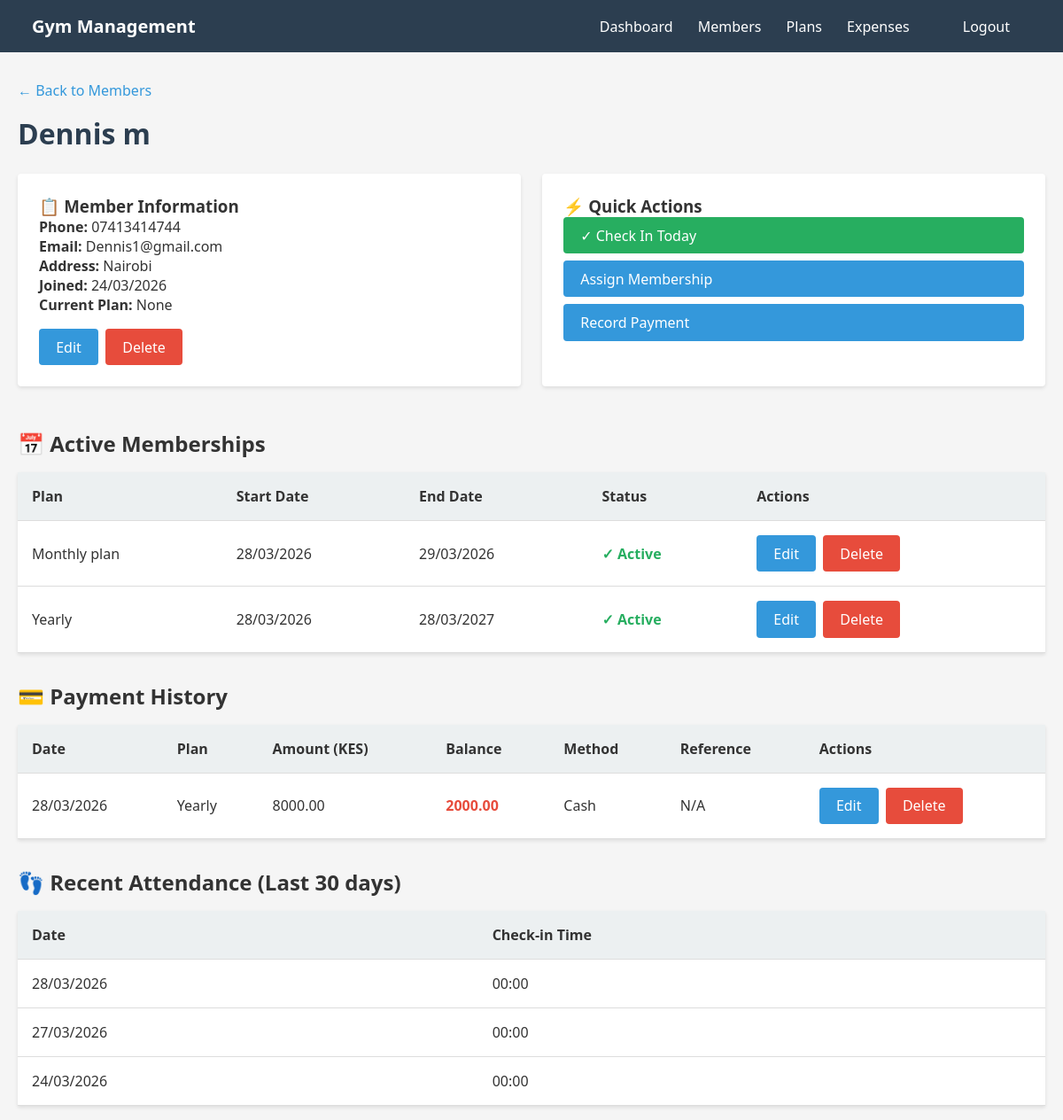
Page /members/7/ (signed in) on the committed database.
### base/gym/models.py (models this page shows, shortened)
class Member(models.Model):
    full_name = models.CharField(max_length=120)
    phone = models.CharField(max_length=20, unique=True)
    email = models.EmailField(blank=True, null=True)
    address = models.CharField(max_length=200, blank=True)
    joined_on = models.DateField(auto_now_add=True)
    membership_Plan = models.ForeignKey("MembershipPlan", on_delete=models.SET_NULL, null=True, blank=True)

class Membership(models.Model):
    member = models.ForeignKey(Member, on_delete=models.CASCADE, related_name="memberships")
    plan = models.ForeignKey(MembershipPlan, on_delete=models.PROTECT)
    start_date = models.DateField(default=timezone.now)
    end_date = models.DateField(blank=True, null=True)
    is_active = models.BooleanField(default=True)

class MembershipPlan(models.Model):
    name = models.CharField(max_length=60)
    price = models.DecimalField(max_digits=10, decimal_places=2)
    duration_days = models.PositiveIntegerField()

class Payment(models.Model):
    member = models.ForeignKey(Member, on_delete=models.CASCADE, related_name="payments")
    Membership = models.ForeignKey(Membership, on_delete=models.SET_NULL, null=True, blank=True)
    amount = models.DecimalField(max_digits=10, decimal_places=2)
    paid_on = models.DateTimeField(default=timezone.now)
    method = models.CharField(max_length=30, default="Cash")
    reference = models.CharField(max_length=60, blank=True)
    date = models.DateField(default=timezone.now)
    @property
    def plan_name(self):
        if self.Membership and self.Membership.plan:
            return self.Membership.plan.name
        return "N/A"
    @property
    def balance(self):
        if self.Membership and self.Membership.plan:
            total_paid = Payment.objects.filter(
                Membership=self.Membership,
                id__lte=self.id
            ).aggregate(total=models.Sum('amount'))['total'] or 0
            return self.Membership.plan.price - total_paid
        return 0

class Attedance(models.Model):
    member = models.ForeignKey("Member", on_delete=models.CASCADE)
    date = models.DateTimeField(default=timezone.now)
    class Meta:
        unique_together = ("member", "date")  # one check-in per day

### base/gym/views.py (the view)
# urls.py: path("members/<int:member_id>/", views.member_detail, name="member_detail"),
@login_required
def member_detail(request, member_id):
    member = get_object_or_404(Member, id=member_id)
    memberships = member.memberships.all()
    payments = member.payments.all()
    attendance = member.attedance_set.all().order_by("-date")[:30]
    return render(request, "gym/member_detail.html", {
        "member": member,
        "memberships": memberships,
        "payments": payments,
        "attendance": attendance,
    })

### base/templates/gym/member_detail.html (shortened to what this page needs)
{% extends 'gym/base.html' %}
{% block content %}
<a href="{% url 'member_list' %}" class="back-link">← Back to Members</a>
<h1>{{ member.full_name }}</h1>
<div
    style="display: grid; grid-template-columns: repeat(auto-fit, minmax(300px, 1fr)); gap: 1.5rem; margin-bottom: 2rem;">
    <div class="card">
        <h3>📋 Member Information</h3>
        <p><strong>Phone:</strong> {{ member.phone }}</p>
        <p><strong>Email:</strong> {{ member.email|default:"N/A" }}</p>
        <p><strong>Address:</strong> {{ member.address|default:"N/A" }}</p>
        <p><strong>Joined:</strong> {{ member.joined_on|date:"d/m/Y" }}</p>
        <p><strong>Current Plan:</strong> {{ member.membership_Plan|default:"None" }}</p>
        <div class="actions" style="margin-top: 1rem;">
            <a href="{% url 'member_edit' member.id %}" class="btn">Edit</a>
            <a href="{% url 'member_delete' member.id %}" class="btn btn-danger">Delete</a>
        </div>
    </div>
    <div class="card">
        <h3>⚡ Quick Actions</h3>
        <div style="display: flex; flex-direction: column; gap: 0.5rem;">
            <a href="{% url 'mark_present' member.id %}" class="btn btn-success">✓ Check In Today</a>
            <a href="{% url 'assign_membership' member.id %}" class="btn">Assign Membership</a>
            <a href="{% url 'record_payment' member.id %}" class="btn">Record Payment</a>
        </div>
    </div>
</div>
<h2>📅 Active Memberships</h2>
{% if memberships %}
<table>
    <thead>
        <tr>
            <th>Plan</th>
            <th>Start Date</th>
            <th>End Date</th>
            <th>Status</th>
            <th>Actions</th>
        </tr>
    </thead>
    <tbody>
        {% for m in memberships %}
        <tr>
            <td>{{ m.plan.name }}</td>
            <td>{{ m.start_date|date:"d/m/Y" }}</td>
            <td>{{ m.end_date|date:"d/m/Y" }}</td>
            <td>
                {% if m.is_active %}
                <span style="color: #27ae60; font-weight: bold;">✓ Active</span>
                {% else %}
                <span style="color: #e74c3c;">Inactive</span>
                {% endif %}
            </td>
            <td>
                <div class="actions">
                    <a href="{% url 'membership_edit' m.id %}" class="btn">Edit</a>
                    <a href="{% url 'membership_delete' m.id %}" class="btn btn-danger">Delete</a>
                </div>
            </td>
        </tr>
        {% endfor %}
    </tbody>
</table>
{% else %}
<div class="card">
    <p>No active memberships. <a href="{% url 'assign_membership' member.id %}">Assign one now</a></p>
</div>
{% endif %}
<h2 style="margin-top: 2rem;">💳 Payment History</h2>
{% if payments %}
<table>
    <thead>
        <tr>
            <th>Date</th>
            <th>Plan</th>
            <th>Amount (KES)</th>
            <th>Balance</th>
            <th>Method</th>
            <th>Reference</th>
            <th>Actions</th>
        </tr>
    </thead>
    <tbody>
        {% for p in payments %}
        <tr>
            <td>{{ p.date|date:"d/m/Y" }}</td>
            <td>{{ p.plan_name }}</td>
            <td>{{ p.amount }}</td>
            <td>
                {% if p.balance > 0 %}
                <span style="color: #e74c3c; font-weight: bold;">{{ p.balance }}</span>
                {% else %}
                <span style="color: #27ae60; font-weight: bold;">{{ p.balance }}</span>
                {% endif %}
            </td>
            <td>{{ p.method }}</td>
            <td>{{ p.reference|default:"N/A" }}</td>
            <td>
                <div class="actions">
                    <a href="{% url 'payment_edit' p.id %}" class="btn">Edit</a>
                    <a href="{% url 'payment_delete' p.id %}" class="btn btn-danger">Delete</a>
                </div>
            </td>
        </tr>
        {% endfor %}
    </tbody>
</table>
{% else %}
<div class="card">
    <p>No payments recorded. <a href="{% url 'record_payment' member.id %}">Record a payment</a></p>
</div>
{% endif %}
<h2 style="margin-top: 2rem;">👣 Recent Attendance (Last 30 days)</h2>
{% if attendance %}
<table>
    <thead>
        <tr>
            <th>Date</th>
            <th>Check-in Time</th>
        </tr>
    </thead>
    <tbody>
        {% for a in attendance %}
        <tr>
            <td>{{ a.date|date:"d/m/Y" }}</td>
            <td>{{ a.date|time:"H:i" }}</td>
        </tr>
        {% endfor %}
    </tbody>
</table>
{% else %}
<div class="card">
    <p>No attendance records yet.</p>
</div>
{% endif %}
{% endblock %}

### base/templates/gym/base.html (style rules this page uses)
* { margin: 0; padding: 0; box-sizing: border-box; }
body { font-family: 'Segoe UI', Tahoma, Geneva, Verdana, sans-serif; background-color: #f5f5f5; color: #333; }
h1 { color: #2c3e50; margin-bottom: 1.5rem; }
.btn { display: inline-block; padding: 0.6rem 1.2rem; background-color: #3498db; color: white; text-decoration: none; border: none; border-radius: 4px; cursor: pointer; font-size: 1rem; transition: background-color 0.3s; }
.btn-danger { background-color: #e74c3c; }
.btn-success { background-color: #27ae60; }
table { width: 100%; border-collapse: collapse; margin: 1rem 0; background: white; box-shadow: 0 2px 4px rgba(0, 0, 0, 0.1); }
th, td { padding: 1rem; text-align: left; border-bottom: 1px solid #ddd; }
th { background-color: #ecf0f1; font-weight: 600; }
.card { background: white; padding: 1.5rem; border-radius: 4px; box-shadow: 0 2px 4px rgba(0, 0, 0, 0.1); margin-bottom: 1rem; }
.actions { display: flex; gap: 0.5rem; flex-wrap: wrap; }
.back-link { display: inline-block; margin-bottom: 1rem; color: #3498db; text-decoration: none; }

### rows in the picture
Member: full_name "Dennis m", phone "07413414744", email "Dennis1@gmail.com", address "Nairobi", joined_on "24/03/2026", membership_Plan "None"
Membership: plan.name "Monthly plan", start_date "28/03/2026", end_date "29/03/2026", is_active "✓ Active"
Membership: plan.name "Yearly", start_date "28/03/2026", end_date "28/03/2027", is_active "✓ Active"
Payment: date "28/03/2026", plan_name "Yearly", amount "8000.00", balance "2000.00", method "Cash", reference "N/A"
Attedance: date "28/03/2026", date "00:00"
Attedance: date "27/03/2026", date "00:00"
Attedance: date "24/03/2026", date "00:00"
